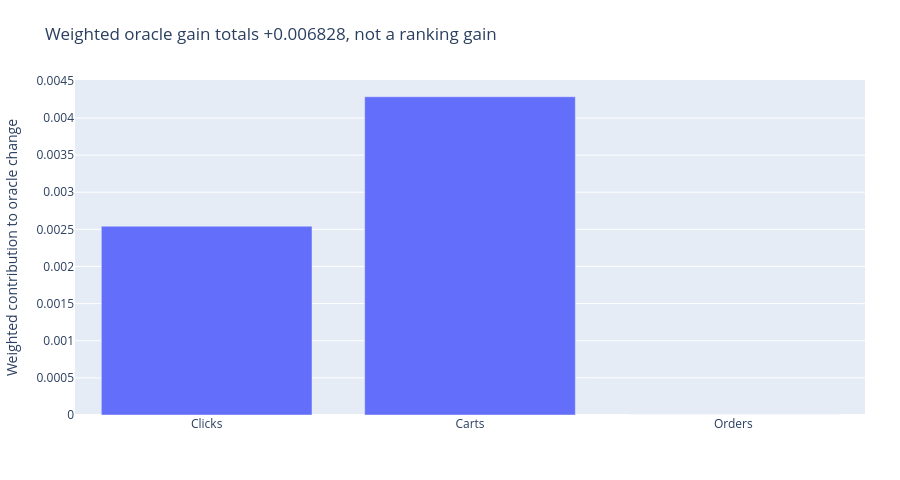

This figure's notebook cell:
### Markdown cell above
## 7 · Effect on the weighted bound

### Code cell
weights=[0.1,0.3,0.6];hits=[6,1,0];den=audit['baseline_oracle']['denominators']
f=go.Figure(go.Bar(x=['Clicks','Carts','Orders'],y=[w*h/d for w,h,d in zip(weights,hits,den)]))
f.update_layout(title='Weighted oracle gain totals +0.006828, not a ranking gain',yaxis_title='Weighted contribution to oracle change');emit(f)

### Figure 1 — Plotly figure (JSON) as saved in the notebook; plotly's stock layout.template omitted (floating-point values rounded to 4 significant figures)
{"data": [{"type": "bar", "x": ["Clicks", "Carts", "Orders"], "y": [0.002542, 0.004286, 0.0]}], "layout": {"height": 480, "margin": {"b": 65, "l": 65, "r": 35, "t": 80}, "title": {"text": "Weighted oracle gain totals +0.006828, not a ranking gain"}, "yaxis": {"title": {"text": "Weighted contribution to oracle change"}}}}
